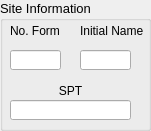
     <widget class="QGroupBox" name="groupBox_11">
      <property name="geometry">
       <rect>
        <x>760</x>
        <y>0</y>
        <width>151</width>
        <height>131</height>
       </rect>
      </property>
      <property name="font">
       <font>
        <family>Tahoma</family>
        <pointsize>10</pointsize>
       </font>
      </property>
      <property name="title">
       <string>Site Information</string>
      </property>
      <widget class="QLineEdit" name="Initial_LE_Hor_1">
       <property name="geometry">
        <rect>
         <x>80</x>
         <y>50</y>
         <width>51</width>
         <height>20</height>
        </rect>
       </property>
       <property name="font">
        <font>
         <weight>75</weight>
         <bold>true</bold>
        </font>
       </property>
       <property name="focusPolicy">
        <enum>Qt::NoFocus</enum>
       </property>
       <property name="alignment">
        <set>Qt::AlignRight|Qt::AlignTrailing|Qt::AlignVCenter</set>
       </property>
       <property name="readOnly">
        <bool>true</bool>
       </property>
      </widget>
      <widget class="QLabel" name="label_226">
       <property name="geometry">
        <rect>
         <x>10</x>
         <y>20</y>
         <width>61</width>
         <height>21</height>
        </rect>
       </property>
       <property name="font">
        <font>
         <pointsize>9</pointsize>
        </font>
       </property>
       <property name="text">
        <string>No. Form</string>
       </property>
      </widget>
      <widget class="QLineEdit" name="Number_Form_LE_Hor_1">
       <property name="geometry">
        <rect>
         <x>10</x>
         <y>50</y>
         <width>51</width>
         <height>20</height>
        </rect>
       </property>
       <property name="font">
        <font>
         <weight>75</weight>
         <bold>true</bold>
        </font>
       </property>
       <property name="focusPolicy">
        <enum>Qt::NoFocus</enum>
       </property>
       <property name="alignment">
        <set>Qt::AlignRight|Qt::AlignTrailing|Qt::AlignVCenter</set>
       </property>
       <property name="readOnly">
        <bool>true</bool>
       </property>
      </widget>
      <widget class="QLabel" name="label_227">
       <property name="geometry">
        <rect>
         <x>80</x>
         <y>20</y>
         <width>71</width>
         <height>21</height>
        </rect>
       </property>
       <property name="font">
        <font>
         <pointsize>9</pointsize>
        </font>
       </property>
       <property name="text">
        <string>Initial Name</string>
       </property>
      </widget>
      <widget class="QLineEdit" name="SPT_LE_Hor_1">
       <property name="geometry">
        <rect>
         <x>10</x>
         <y>100</y>
         <width>121</width>
         <height>20</height>
        </rect>
       </property>
       <property name="font">
        <font>
         <weight>75</weight>
         <bold>true</bold>
        </font>
       </property>
       <property name="focusPolicy">
        <enum>Qt::NoFocus</enum>
       </property>
       <property name="alignment">
        <set>Qt::AlignCenter</set>
       </property>
       <property name="readOnly">
        <bool>true</bool>
       </property>
      </widget>
      <widget class="QLabel" name="label_489">
       <property name="geometry">
        <rect>
         <x>40</x>
         <y>80</y>
         <width>61</width>
         <height>21</height>
        </rect>
       </property>
       <property name="font">
        <font>
         <pointsize>9</pointsize>
        </font>
       </property>
       <property name="text">
        <string>SPT</string>
       </property>
       <property name="alignment">
        <set>Qt::AlignCenter</set>
       </property>
      </widget>
     </widget>
